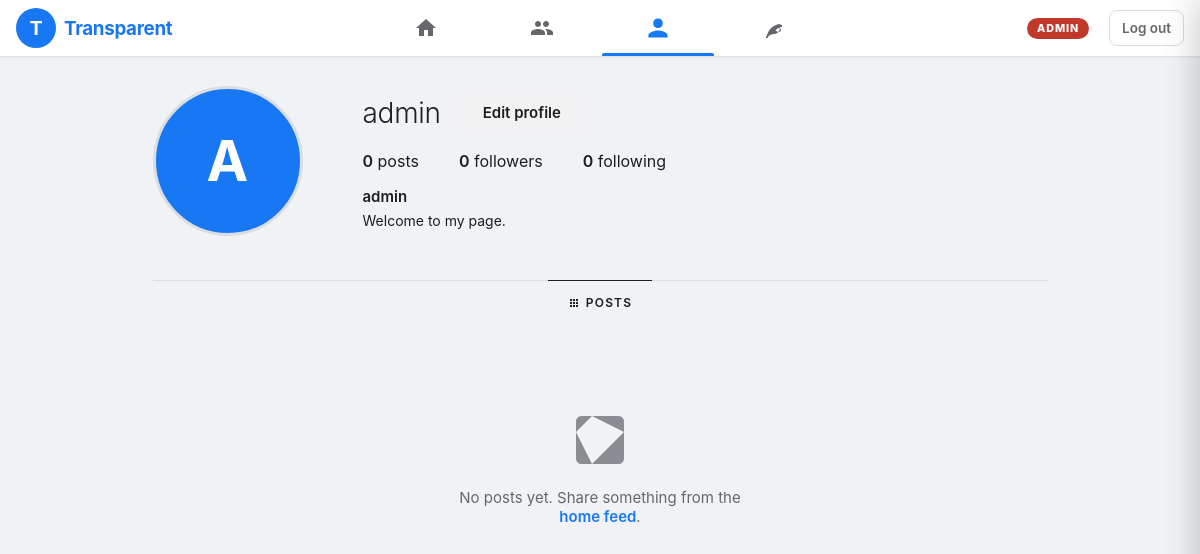
Page /profile/ (signed in) on the committed database.
### authors/models.py (models this page shows, shortened)
class Author(AbstractUser):
    id = models.UUIDField(primary_key=True, default=uuid.uuid4, editable=False)
    host = models.URLField()
    fqid = models.URLField(unique=True)
    display_name = models.CharField(max_length=255)
    github = models.URLField(blank=True)
    profile_image = models.URLField(blank=True)
    approved = models.BooleanField(default=False)
    description = models.TextField(blank=True, default="")

### entries/views.py (the view, shortened to what this page needs)
# urls.py: path("profile/", views.profile, name="profile"),
@login_required
def profile(request):
    if request.user.is_staff:
        entries = Entry.objects.filter(
            visibility="DELETED").order_by("-published")
    else:
        entries = request.user.entries.exclude(
            visibility="DELETED").order_by("-published")
    def _resolve_remote_fqid(fqid):
        """Execute resolve remote fqid."""
        fqid = str(fqid or "").strip()
        short_name = fqid.rstrip("/").split("/")[-1][:12]
        actor = {}
        for item in InboxItem.objects.filter(author=request.user).order_by("-received"):
            payload = item.payload or {}
            candidate = {}
            if item.type == "follow":
                candidate = payload.get("actor", {})
            elif item.type in {"entry", "comment", "like", "follow_accepted", "follow_denied"}:
                candidate = payload.get("author") or payload.get("actor") or {}
            if str(candidate.get("id", "")).strip().rstrip("/") == fqid.rstrip("/"):
                actor = candidate
                break
        display_name = actor.get("displayName") or short_name
        username = (
            actor.get("username")
            or actor.get("preferredUsername")
            or display_name
            or "remote"
        )
        return {
            "fqid": fqid,
            "display_name": display_name,
            "id": None,
            "profile_image": actor.get("profileImage", ""),
            "username": username,
        }
    follower_follows = Follow.objects.filter(
        following_fqid=request.user.fqid, accepted=True
    ).order_by("-created")
    followers_list = []
    for f in follower_follows:
        try:
            author = Author.objects.get(fqid=f.follower_fqid)
            followers_list.append(author)
        except Author.DoesNotExist:
            followers_list.append(_resolve_remote_fqid(f.follower_fqid))
    following_follows = Follow.objects.filter(
        follower_fqid=request.user.fqid, accepted=True
    ).order_by("-created")
    following_list = []
    for f in following_follows:
        try:
            author = Author.objects.get(fqid=f.following_fqid)
            following_list.append(author)
        except Author.DoesNotExist:
            following_list.append(_resolve_remote_fqid(f.following_fqid))
    pending_follows = Follow.objects.filter(
        following_fqid=request.user.fqid, accepted=False
    ).order_by("-created")
    pending_authors = []
    display_entries = [
        eutils.attach_entry_interaction_state(
            eutils.annotate_entry(e), request.user)
        for e in entries
    ]
    return render(request, "profile.html", {
        "entries": display_entries,
        "followers_count": len(followers_list),
        "following_count": len(following_list),
        "followers_list": followers_list,
        "following_list": following_list,
        "pending_requests": pending_authors,
        "pending_count": len(pending_authors),
        "active_nav": "profile",
    })

### templates/profile.html (shortened to what this page needs)
{% extends "stream.html" %} {% load static %}  {% block extra_head %}
<link rel="stylesheet" href="{% static 'profile.css' %}" />
{% endblock %}  {% block main %}
<main class="profile-page">
  <div class="profile-header">
    <div class="profile-avatar-wrap">
      <div class="profile-avatar-circle">
        {% if request.user.profile_image %}
        <img
          src="{{ request.user.profile_image }}"
          alt="{{ request.user.username }}"
        />
        {% else %}
        <span>{{ request.user.username|first|upper }}</span>
        {% endif %}
      </div>
    </div>
    <div class="profile-info">
      <div class="profile-username-row">
        <span class="profile-username">{{ request.user.username }}</span>
        <a
          href="{% url 'edit_profile' %}"
          class="overlay-btn overlay-btn--secondary"
          style="text-decoration: none"
        >
          Edit profile
        </a>
      </div>
      <div class="profile-stats">
        <div class="profile-stat">
          <strong>{{ entries|length }}</strong> posts
        </div>
        <div
          class="profile-stat profile-stat--clickable"
          id="openFollowersModal"
          role="button"
          tabindex="0"
        >
          <strong>{{ followers_count }}</strong> followers
        </div>
        <div
          class="profile-stat profile-stat--clickable"
          id="openFollowingModal"
          role="button"
          tabindex="0"
        >
          <strong>{{ following_count }}</strong> following
        </div>
      </div>
      <div class="profile-display-name">
        {{ request.user.display_name|default:request.user.username }}
      </div>
      {% if request.user.description %}
      <div class="profile-bio">{{ request.user.description }}</div>
      {% else %}
      <div class="profile-bio">Welcome to my page.</div>
      {% endif %}
    </div>
  </div>
  <div class="profile-tabs">
    <div class="profile-tab profile-tab--active">
      <svg viewBox="0 0 24 24" fill="currentColor">
        <path
          d="M4 4h4v4H4zm6 0h4v4h-4zm6 0h4v4h-4zM4 10h4v4H4zm6 0h4v4h-4zm6 0h4v4h-4zM4 16h4v4H4zm6 0h4v4h-4zm6 0h4v4h-4z"
        />
      </svg>
      Posts
    </div>
  </div>
  <div class="profile-grid">
    {% for entry in entries %} {% with vis=entry.visibility|lower %}
    <div
      class="grid-cell"
      data-id="{{ entry.id }}"
      role="button"
      tabindex="0"
      aria-label="View post: {{ entry.title|default:'Untitled' }}"
    >
      {% if entry.display_has_image %}
      <img
        class="grid-cell__img"
        src="{{ entry.display_image_src }}"
        alt="{{ entry.title|default:'Post image' }}"
        loading="lazy"
      />
      {% else %} {% if entry.display_is_markdown %}
      <div class="tile-md-badge" aria-hidden="true">MD</div>
      {% endif %}
      <div
        class="grid-cell__text {% cycle 'tile-palette-0' 'tile-palette-1' 'tile-palette-2' 'tile-palette-3' 'tile-palette-4' 'tile-palette-5' 'tile-palette-6' 'tile-palette-7' %}"
        aria-hidden="true"
      >
        <svg class="grid-cell__text-icon" viewBox="0 0 24 24">
          <path
            d="M14 2H6c-1.1 0-2 .9-2 2v16c0 1.1.9 2 2 2h12c1.1 0 2-.9 2-2V8l-6-6zm2 16H8v-2h8v2zm0-4H8v-2h8v2zm-3-5V3.5L18.5 9H13z"
          />
        </svg>
        {% if entry.title %}
        <div class="grid-cell__text-title">{{ entry.title }}</div>
        {% endif %}
        <div class="grid-cell__text-body">
          {{ entry.display_text|truncatechars:120 }}
        </div>
      </div>
      {% endif %}
      <span class="grid-cell__vis grid-cell__vis--{{ vis }}"
        >{{ entry.visibility }}</span
      >
    </div>
    {% endwith %} {% empty %}
    <div class="profile-empty">
      <svg viewBox="0 0 24 24">
        <path
          d="M9 3H5a2 2 0 00-2 2v4m6-6h10a2 2 0 012 2v4M9 3v18m0 0h10a2 2 0 002-2V9M9 21H5a2 2 0 01-2-2V9m0 0h18"
        />
      </svg>
      <p>
        No posts yet. Share something from the<br />
        <a href="/" style="color: var(--primary); font-weight: 600">home feed</a
        >.
      </p>
    </div>
    {% endfor %}
  </div>
</main>
<div
  class="entry-overlay"
  id="entryOverlay"
  role="dialog"
  aria-modal="true"
  aria-labelledby="overlayTitle"
>
  <div class="entry-overlay__backdrop" id="overlayBackdrop"></div>
</div>
{% endblock %}

### static/base.css (style rules this page uses)
:root { --primary: #1877f2; --primary-hover: #166fe5; --green: #42b72a; --green-hover: #36a420; --bg: #f0f2f5; --surface: #ffffff; --surface-hover: #f2f2f2; --text-primary: #1c1e21; --text-secondary: #65676b; --text-muted: #8a8d91; --border: #dadde1; --border-input: #dddfe2; --error-bg: #fff0f0; --error-border: #f5c2c2; --error-color: #c0392b; --navbar-height: 56px; --radius: 8px; --radius-lg: 12px; --avatar-size: 40px; --avatar-sm: 32px; --shadow: 0 1px 2px rgba(0, 0, 0, .1); --shadow-card: 0 2px 4px rgba(0, 0, 0, .1), 0 8px 16px rgba(0, 0, 0, .1); --font: -apple-system, BlinkMacSystemFont, "Segoe UI", Roboto, Helvetica, Arial, sans-serif; }
*, *::before, *::after { box-sizing: border-box; margin: 0; padding: 0; }
html { font-size: 15px; }
body { font-family: var(--font); background: var(--bg); color: var(--text-primary); min-height: 100vh; }
a { text-decoration: none; color: inherit; }
svg { display: block; }

### static/profile.css (style rules this page uses)
.profile-page { max-width: 935px; margin: calc(var(--navbar-height) + 30px) auto 60px; padding: 0 20px; }
.profile-header { display: flex; align-items: flex-start; gap: 60px; margin-bottom: 44px; }
.profile-avatar-wrap { flex-shrink: 0; }
.profile-avatar-circle { width: 150px; height: 150px; border-radius: 50%; overflow: hidden; border: 3px solid var(--border); background: var(--primary); display: flex; align-items: center; justify-content: center; }
.profile-avatar-circle span { font-size: 56px; font-weight: 700; color: #fff; line-height: 1; }
.profile-info { flex: 1; padding-top: 8px; }
.profile-username-row { display: flex; align-items: center; gap: 20px; margin-bottom: 20px; }
.profile-username { font-size: 28px; font-weight: 300; letter-spacing: -0.3px; color: var(--text-primary); }
.profile-stats { display: flex; gap: 40px; margin-bottom: 16px; }
.profile-stat { font-size: 16px; color: var(--text-primary); }
.profile-stat strong { font-weight: 600; }
.profile-display-name { font-size: 15px; font-weight: 600; margin-bottom: 4px; color: var(--text-primary); }
.profile-bio { font-size: 14px; color: var(--text-primary); line-height: 1.5; white-space: pre-line; }
.profile-tabs { display: flex; justify-content: center; border-top: 1px solid var(--border); margin-bottom: 24px; }
.profile-tab { display: flex; align-items: center; gap: 6px; padding: 14px 20px; font-size: 12px; font-weight: 600; letter-spacing: 1.2px; text-transform: uppercase; color: var(--text-secondary); border-top: 1px solid transparent; margin-top: -1px; cursor: default; }
.profile-tab--active { color: var(--text-primary); border-top-color: var(--text-primary); }
.profile-tab svg { width: 12px; height: 12px; }
.profile-grid { display: grid; grid-template-columns: repeat(3, 1fr); gap: 3px; }
.entry-overlay { position: fixed; inset: 0; z-index: 900; display: flex; align-items: stretch; pointer-events: none; }
.entry-overlay__backdrop { flex: 1; background: rgba(0, 0, 0, 0); transition: background 0.35s ease; }
.overlay-btn { padding: 9px 22px; border-radius: var(--radius); font-size: 15px; font-weight: 600; cursor: pointer; border: none; transition: opacity 0.15s, background 0.15s; }
.overlay-btn--secondary { background: var(--surface-hover); color: var(--text-primary); }
.profile-empty { grid-column: 1/-1; display: flex; flex-direction: column; align-items: center; justify-content: center; padding: 60px 20px; text-align: center; color: var(--text-secondary); }
.profile-empty svg { width: 64px; height: 64px; margin-bottom: 16px; fill: var(--text-muted); }
.profile-empty p { font-size: 15px; }
.profile-stat--clickable { cursor: pointer; border-radius: 6px; padding: 4px 8px; margin: -4px -8px; transition: background 0.15s; }

### rows in the picture
Author: user.username|first "A", user.username "admin", user.display_name "admin"

### other values in the picture
{{ entries|length }} "0"
{{ followers_count }} "0"
{{ following_count }} "0"
